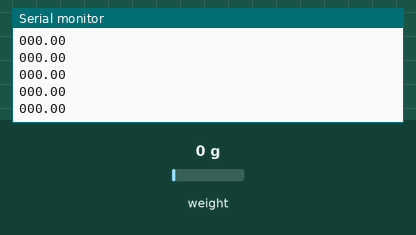
Simulated run of this sketch. Board: Arduino Uno, built with avr-gcc and run on an emulated ATmega328P. Shown: the last lines printed to the serial monitor. The inputs (shaded band) are chosen by the test bench; at power-on: weight on the scale 0 g.

Above: at 2.2 s.
2.3 s: weight on the scale set to 100 g
At 2.31 s:
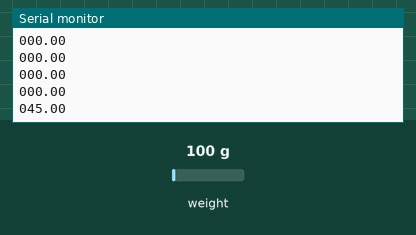
3.8 s: weight on the scale set to 1250 g
At 3.82 s:
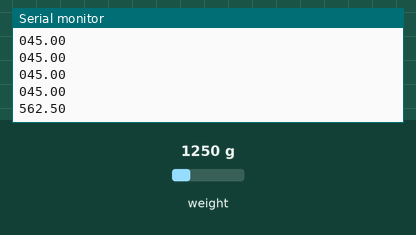
Timing chart, 0 to 6.8 s (numbered marks = the images above; inputs shaded):
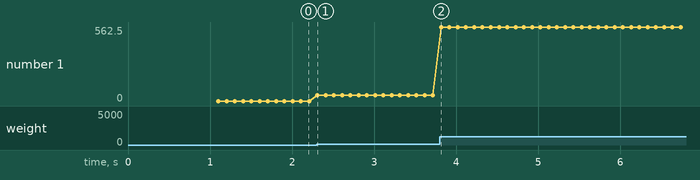

Measured:
- after the input at 2.3 s, the serial monitor: prints a new line at once (image 1)
- after the input at 3.8 s, the serial monitor: prints a new line at once (image 2)
- plotted number 1: 0 → 45 after the input at 2.3 s, 45 → 562.5 after the input at 3.8 s

The sketch:

sketch_aug29a.ino
```cpp
#include "HX711.h"

#define calibration_factor 3600.0 //This value is obtained using the SparkFun_HX711_Calibration sketch

#define DOUT  2
#define CLK  3

float kg = 0;

HX711 scale(DOUT, CLK);

void setup() {
  Serial.begin(9600);
  scale.set_scale(calibration_factor); //This value is obtained by using the SparkFun_HX711_Calibration sketch
  scale.tare(); //Assuming there is no weight on the scale at start up, reset the scale to 0
}

void loop() {
  kg = scale.get_units()*0.45;
  if(abs(kg) < 100) {
    Serial.print("0");
    if(abs(kg) < 10) Serial.print("0");
  }
  Serial.print(abs(kg));
  Serial.println();
}
```
